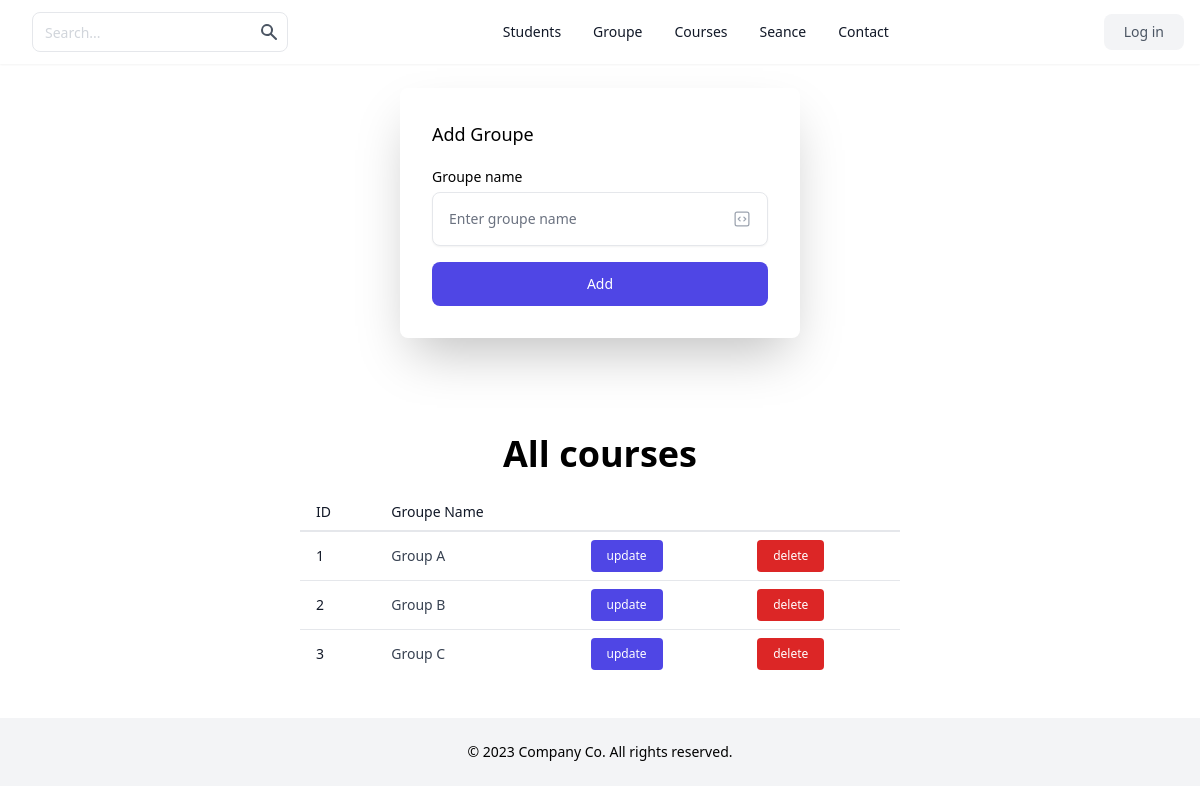
Page /groupe/index.php on the earlier database version.
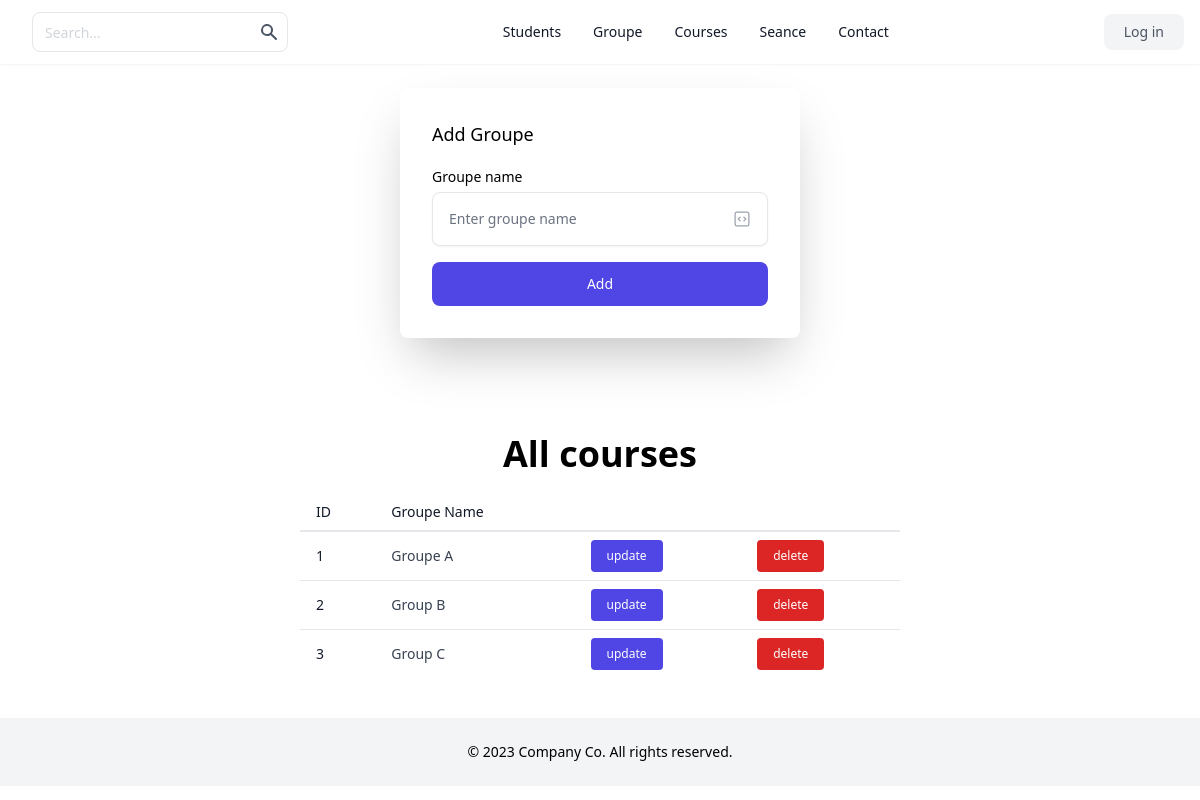
Same page on the later database version.
### tables this page shows
CREATE TABLE `groupes` (
  `id` int(11) NOT NULL AUTO_INCREMENT,
  `name` varchar(255) NOT NULL,
  PRIMARY KEY (`id`)
);

### groupe/index.php (the view, shortened to what this page needs)
<?php
require_once('../inc/header.php');
require_once('create.php');
?>
<header aria-label="Site Header" class="shadow-sm">
    <div class="mx-auto flex h-16 max-w-screen-xl items-center justify-between px-4">
        <div class="flex items-center gap-4">
            <form class="mb-0 hidden lg:flex">
                <div class="relative">
                    <input class="h-10 rounded-lg border-gray-200 pr-10 text-sm placeholder-gray-300 focus:z-10" placeholder="Search..." type="text" />
                    <button type="submit" class="absolute inset-y-0 right-0 mr-px rounded-r-lg p-2 text-gray-600">
                        <svg class="h-5 w-5" fill="currentColor" viewbox="0 0 20 20" xmlns="http://www.w3.org/2000/svg">
                            <path clip-rule="evenodd" d="M8 4a4 4 0 100 8 4 4 0 000-8zM2 8a6 6 0 1110.89 3.476l4.817 4.817a1 1 0 01-1.414 1.414l-4.816-4.816A6 6 0 012 8z" fill-rule="evenodd"></path>
                        </svg>
                    </button>
                </div>
            </form>
        </div>
        <nav aria-label="Site Nav" class="hidden items-center justify-center gap-8 text-sm font-medium lg:flex lg:w-0 lg:flex-1">
            <a class="text-gray-900" href="../students/">Students</a>
            <a class="text-gray-900" href="../groupe/">Groupe</a>
            <a class="text-gray-900" href="../courses/">Courses</a>
            <a class="text-gray-900" href="../seance/">Seance</a>
            <a class="text-gray-900" href="">Contact</a>
        </nav>
        <div class="hidden items-center gap-4 lg:flex">
            <a href="#" class="rounded-lg bg-gray-100 px-5 py-2 text-sm font-medium text-gray-600">
                Log in
            </a>
        </div>
    </div>
</header>
<div class="flex justify-center">
    <form action="create.php" method="post" enctype="multipart/form-data" class="mt-6 mb-0 space-y-4 rounded-lg p-8 w-[400px] md:shadow-2xl xl:shadow-2xl">
        <p class="text-lg font-medium">Add Groupe</p>
        <div>
            <label for="groupe" class="text-sm font-medium">Groupe name</label>
            <div class="relative mt-1">
                <input type="text" id="groupe" name="groupe_name" class="w-full rounded-lg border-gray-200 p-4 pr-12 text-sm shadow-sm" placeholder="Enter groupe name" />
                <span class="absolute inset-y-0 right-4 inline-flex items-center">
                </span>
            </div>
        </div>
        <button type="submit" name="submit" class="block w-full rounded-lg bg-indigo-600 px-5 py-3 text-sm font-medium text-white">
            Add
        </button>
    </form>
</div>
<h1 class="text-4xl font-bold flex justify-center w-full mt-[8%] ">All courses</h1>
<div class="flex justify-center items-center flex-wrap my-5 ">
    <table class="w-1/2 divide-y-2 divide-gray-200 text-sm">
        <thead>
            <tr>
                <th class="whitespace-nowrap px-4 py-2 text-left font-medium text-gray-900">
                    ID
                </th>
                <th class="whitespace-nowrap px-4 py-2 text-left font-medium text-gray-900">
                    Groupe Name
                </th>
                <th class="px-4 py-2"></th>
            </tr>
        </thead>
        <tbody class="divide-y divide-gray-200">
            <?php
            $stmt = $conn->prepare('SELECT * FROM groupes');
            $stmt->execute();
            $groupe = $stmt->fetchAll();
            foreach ($groupe as $key => $value) {
            ?>
                <tr>
                    <td class="whitespace-nowrap px-4 py-2 font-medium text-gray-900">
                        <?= $value['id'] ?>
                    </td>
                    <td class="whitespace-nowrap px-4 py-2 text-gray-700"><?= $value['name'] ?></td>
                    <td class="whitespace-nowrap px-4 py-2">
                        <a href="update.php?id=<?= $value['id'] ?>" class="inline-block rounded bg-indigo-600 px-4 py-2 text-xs font-medium text-white hover:bg-indigo-700">
                            update
                        </a>
                    </td>
                    <td class="whitespace-nowrap px-4 py-2">
                        <a href="delete.php?id=<?= $value['id'] ?>" class="inline-block rounded bg-red-600 px-4 py-2 text-xs font-medium text-white hover:bg-indigo-700">
                            delete
                        </a>
                    </td>
                </tr>
            <?php } ?>
        </tbody>
    </table>
</div>
<footer aria-label="Site Footer" class="bg-gray-100 mt-10">
    <div class="py-6 text-sm text-center dark:text-gray-400">
        © 2023 Company Co. All rights reserved.
    </div>
</footer>
</body>
</html>

Differences in the rows shown:
changed groupes id 1: name "Group A" → "Groupe A"
